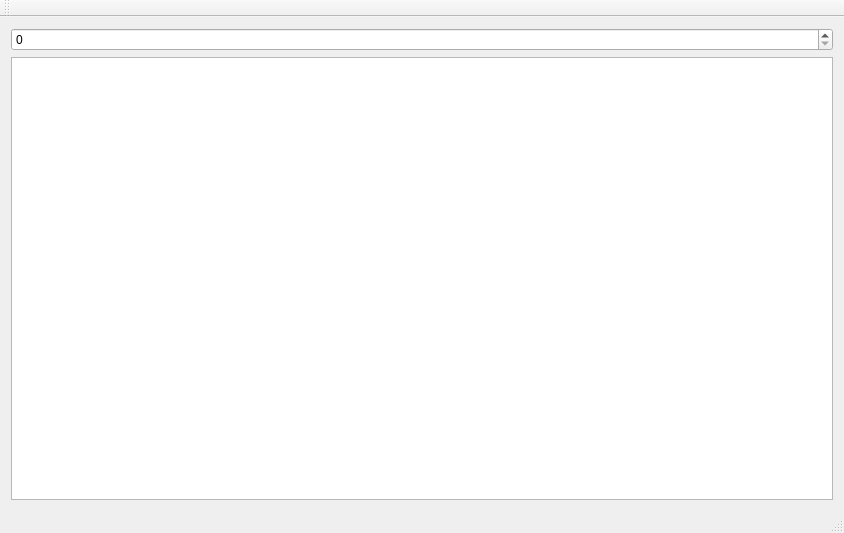
<?xml version="1.0" encoding="UTF-8"?>
<ui version="4.0">
 <class>MainWindow</class>
 <widget class="QMainWindow" name="MainWindow">
  <property name="geometry">
   <rect>
    <x>0</x>
    <y>0</y>
    <width>844</width>
    <height>533</height>
   </rect>
  </property>
  <property name="windowTitle">
   <string>MainWindow</string>
  </property>
  <widget class="QWidget" name="centralWidget">
   <layout class="QGridLayout" name="gridLayout">
    <item row="1" column="0">
     <widget class="QTableWidget" name="tableWidget"/>
    </item>
    <item row="0" column="0">
     <widget class="QSpinBox" name="spinBox"/>
    </item>
   </layout>
  </widget>
  <widget class="QMenuBar" name="menuBar">
   <property name="geometry">
    <rect>
     <x>0</x>
     <y>0</y>
     <width>844</width>
     <height>23</height>
    </rect>
   </property>
  </widget>
  <widget class="QToolBar" name="mainToolBar">
   <attribute name="toolBarArea">
    <enum>TopToolBarArea</enum>
   </attribute>
   <attribute name="toolBarBreak">
    <bool>false</bool>
   </attribute>
  </widget>
  <widget class="QStatusBar" name="statusBar"/>
 </widget>
 <layoutdefault spacing="6" margin="11"/>
 <resources/>
 <connections/>
</ui>
